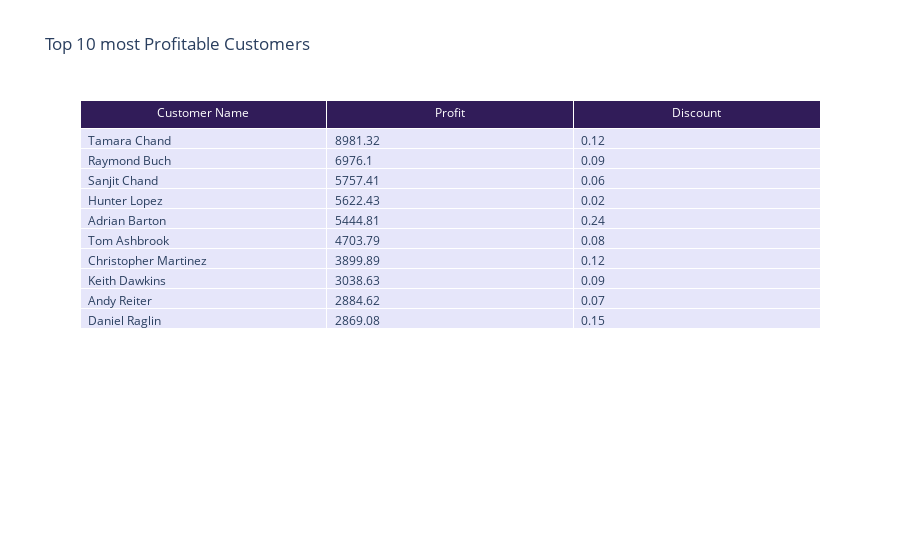

The notebook cell saved with this chart:
### Code cell
magf.top_profitable_customers_graph(
    de.create_grouped_dfcustomer(df_prepared[['Customer Name', 'Profit', 'Discount']].copy(), 2)
)

### Figure 1 — Plotly figure (JSON) as saved in the notebook; plotly's stock layout.template omitted (floating-point values rounded to 4 significant figures)
{"data": [{"cells": {"align": "left", "fill": {"color": "lavender"}, "values": [["Tamara Chand", "Raymond Buch", "Sanjit Chand", "Hunter Lopez", "Adrian Barton", "Tom Ashbrook", "Christopher Martinez", "Keith Dawkins", "Andy Reiter", "Daniel Raglin"], [8981.0, 6976.0, 5757.0, 5622.0, 5445.0, 4704.0, 3900.0, 3039.0, 2885.0, 2869.0], [0.12, 0.09, 0.06, 0.02, 0.24, 0.08, 0.12, 0.09, 0.07, 0.15]]}, "header": {"align": "center", "fill": {"color": "#311C59"}, "font": {"color": "white", "size": 12}, "values": ["Customer Name", "Profit", "Discount"]}, "type": "table"}], "layout": {"title": {"text": "Top 10 most Profitable Customers"}}}
